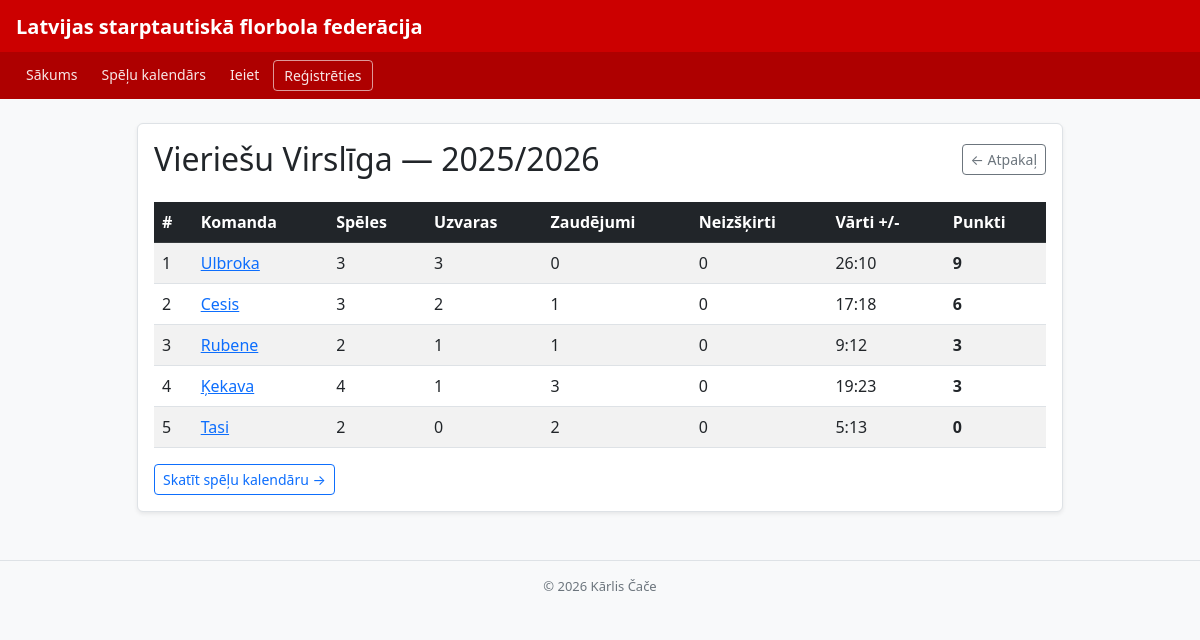
Page /tabula/1 on the earlier database version.
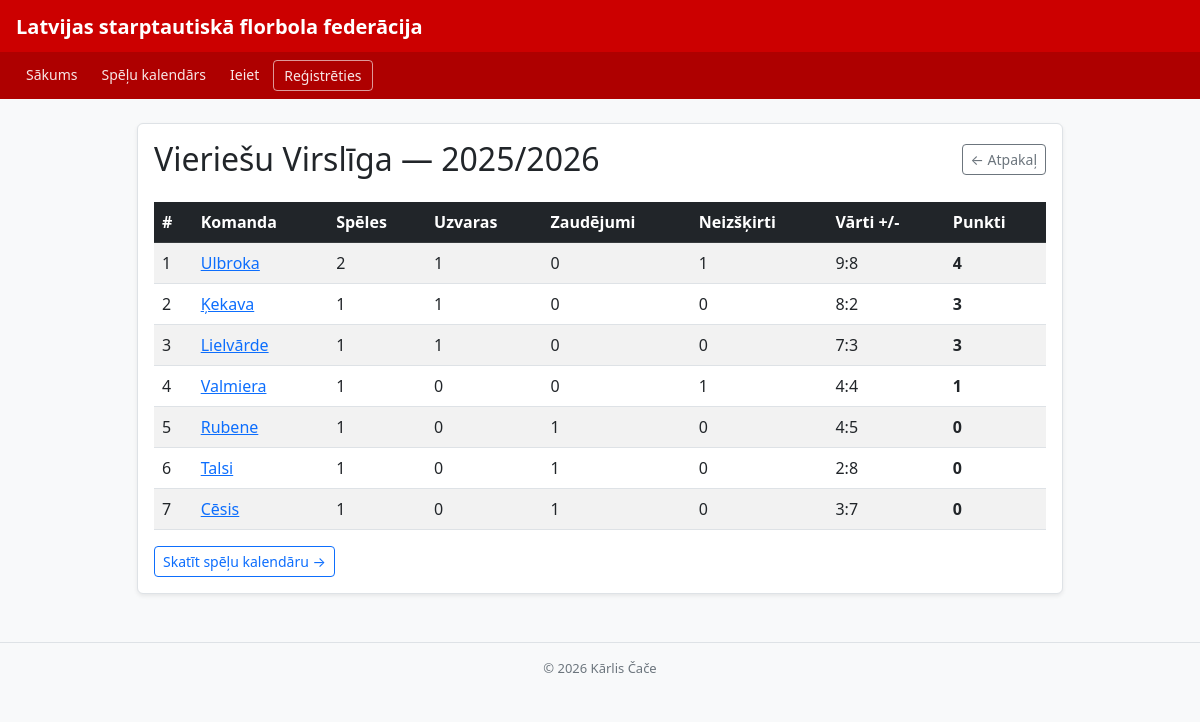
Same page on the later database version.
### tables this page shows
CREATE TABLE ligas (
            id        INTEGER PRIMARY KEY AUTOINCREMENT,
            nosaukums TEXT NOT NULL,
            sezona    TEXT NOT NULL
        );

CREATE TABLE komandas (
            id        INTEGER PRIMARY KEY AUTOINCREMENT,
            nosaukums TEXT NOT NULL,
            liga_id   INTEGER NOT NULL,
            FOREIGN KEY (liga_id) REFERENCES ligas(id)
        );

### app.py (the view)
@app.route("/tabula/<int:liga_id>")
def tabula(liga_id):
    conn = get_db()
    liga = conn.execute("SELECT * FROM ligas WHERE id = ?", (liga_id,)).fetchone()
    if not liga:
        conn.close()
        flash("Šāda līga neeksistē!", "error")
        return redirect(url_for("sakums"))
    komandas_raw = conn.execute(
        "SELECT * FROM komandas WHERE liga_id = ?", (liga_id,)
    ).fetchall()
    speles = conn.execute(
        "SELECT * FROM speles WHERE liga_id = ?", (liga_id,)
    ).fetchall()
    conn.close()
    stat = {}
    for k in komandas_raw:
        stat[k["id"]] = {
            "id": k["id"], "nosaukums": k["nosaukums"],
            "speles": 0, "uzvaras": 0, "zaudejumi": 0,
            "neizskirts": 0, "guti": 0, "ielaistie": 0, "punkti": 0
        }
    for s in speles:
        majas  = s["majas_komanda_id"]
        viesi  = s["viesi_komanda_id"]
        majas_goli = s["majas_varti"]
        viesi_goli = s["viesi_varti"]
        if majas in stat and viesi in stat:
            stat[majas]["speles"] += 1
            stat[viesi]["speles"] += 1
            stat[majas]["guti"]      += majas_goli
            stat[majas]["ielaistie"] += viesi_goli
            stat[viesi]["guti"]      += viesi_goli
            stat[viesi]["ielaistie"] += majas_goli
            if majas_goli > viesi_goli:
                stat[majas]["uzvaras"]  += 1
                stat[majas]["punkti"]   += 3
                stat[viesi]["zaudejumi"] += 1
            elif viesi_goli > majas_goli:
                stat[viesi]["uzvaras"]  += 1
                stat[viesi]["punkti"]   += 3
                stat[majas]["zaudejumi"] += 1
            else:
                stat[majas]["neizskirts"] += 1
                stat[viesi]["neizskirts"] += 1
                stat[majas]["punkti"] += 1
                stat[viesi]["punkti"] += 1
    top_komandas = sorted(stat.values(), key=lambda x: x["punkti"], reverse=True)
    return render_template("ligas.html", liga=liga, komandas=top_komandas)

### app.py (called while the page is built)
def get_db():
    conn = sqlite3.connect(fails, check_same_thread=False)
    conn.execute("PRAGMA foreign_keys = ON")
    conn.row_factory = sqlite3.Row
    return conn

### templates/ligas.html
{% extends "pamats.html" %}
{% block content %}
<div class="row justify-content-center mt-4">
    <div class="col-md-10">
        <div class="card shadow-sm">
            <div class="card-body">
                <div class="d-flex justify-content-between align-items-center mb-4">
                    <h2 class="mb-0">{{ liga.nosaukums }} &mdash; {{ liga.sezona }}</h2>
                    <a href="/" class="btn btn-outline-secondary btn-sm">&larr; Atpakaļ</a>
                </div>
                {% if komandas %}
                    <table class="table table-striped table-hover">
                        <thead class="table-dark">
                            <tr>
                                <th>#</th>
                                <th>Komanda</th>
                                <th>Spēles</th>
                                <th>Uzvaras</th>
                                <th>Zaudējumi</th>
                                <th>Neizšķirti</th>
                                <th>Vārti +/-</th>
                                <th>Punkti</th>
                            </tr>
                        </thead>
                        <tbody>
                            {% for k in komandas %}
                                <tr>
                                    <td>{{ loop.index }}</td>
                                    <td><a href="/komanda/{{ k.id }}">{{ k.nosaukums }}</a></td>
                                    <td>{{ k.speles }}</td>
                                    <td>{{ k.uzvaras }}</td>
                                    <td>{{ k.zaudejumi }}</td>
                                    <td>{{ k.neizskirts }}</td>
                                    <td>{{ k.guti }}:{{ k.ielaistie }}</td>
                                    <td><strong>{{ k.punkti }}</strong></td>
                                </tr>
                            {% endfor %}
                        </tbody>
                    </table>
                {% else %}
                    <p class="text-muted">Šajā līgā vēl nav komandu.</p>
                {% endif %}
                <div class="mt-3">
                    <a href="/speles/{{ liga.id }}" class="btn btn-outline-primary btn-sm">Skatīt spēļu kalendāru &rarr;</a>
                </div>
            </div>
        </div>
    </div>
</div>
{% endblock %}

### templates/pamats.html (shortened to what this page needs)
<!DOCTYPE html>
<head>
    <link href="https://cdn.jsdelivr.net/npm/bootstrap@5.3.0/dist/css/bootstrap.min.css" rel="stylesheet">
    </head>
<body>
<div class="galvene">
    <div class="galvene-virsraksts">Latvijas starptautiskā florbola federācija</div>
    <div class="nav-josla">
        <a href="/">Sākums</a>
        {% if session.get('liga_id') %}
        <a href="/speles/{{ session.get('liga_id') }}">Spēļu kalendārs</a>
        <a href="/tabula/{{ session.get('liga_id') }}">Mana līga</a>
        {% else %}
        <a href="/speles/1">Spēļu kalendārs</a>
        {% endif %}
        {% if session.get('lietotajs') %}
            {% if session.get('loma') == 'tiesnesis' %}
                <a href="/piev_speli">Pievienot spēli</a>
            {% endif %}
            <span class="nav-lietotajs">👤 {{ session['vards'] }}</span>
            <a href="/atslegties" class="nav-btn">Iziet</a>
        {% else %}
            <a href="/pieteikties">Ieiet</a>
            <a href="/registreties" class="nav-btn">Reģistrēties</a>
        {% endif %}
    </div>
</div>
<div class="container mt-4">
    {% block content %}{% endblock %}
</div>
<footer class="text-center mt-5 py-3 border-top">
    &copy; 2026 Kārlis Čače
</footer>
</body>
</html>

### templates/pamats.html (style rules this page uses)
body { background: #f8f9fa; }
.galvene { background: #cc0000; padding: 12px 0 0 0; }
.galvene-virsraksts { color: white; font-size: 20px; font-weight: 700; padding: 0 1rem 10px 1rem; }
.nav-josla { display: flex; flex-wrap: wrap; gap: 4px; padding: 8px 1rem; background: rgba(0,0,0,0.15); }
.nav-josla a { color: rgba(255,255,255,0.9); text-decoration: none; font-size: 14px; padding: 4px 10px; border-radius: 4px; transition: background .15s; }
.nav-josla .nav-btn { border: 1px solid rgba(255,255,255,0.6); }
.card { border: 1px solid #dee2e6; border-radius: 6px; }
footer { color: #6c757d; font-size: 13px; }

Differences in the rows shown:
computed for komandas "Ulbroka": speles "3" → "2"; uzvaras "3" → "1"; neizskirts "0" → "1"; guti "26" → "9"; ielaistie "10" → "8"; punkti "9" → "4"
shown differently, row unchanged: komandas "Ķekava": speles "4" → "1"; zaudejumi "3" → "0"; guti "19" → "8"; ielaistie "23" → "2"; moves up the list
now on this page (row edited): komandas: nosaukums "Lielvārde", speles "1", uzvaras "1", zaudejumi "0", neizskirts "0", guti "7", ielaistie "3", punkti "3"
now on this page (row edited): komandas: nosaukums "Valmiera", speles "1", uzvaras "0", zaudejumi "0", neizskirts "1", guti "4", ielaistie "4", punkti "1"
shown differently, row unchanged: komandas "Rubene": speles "2" → "1"; uzvaras "1" → "0"; guti "9" → "4"; ielaistie "12" → "5"; punkti "3" → "0"; moves down the list
changed komandas: nosaukums "Tasi" → "Talsi"; speles "2" → "1"; zaudejumi "2" → "1"; guti "5" → "2"; ielaistie "13" → "8"; moves up the list
changed komandas: nosaukums "Cesis" → "Cēsis"; speles "3" → "1"; uzvaras "2" → "0"; guti "17" → "3"; ielaistie "18" → "7"; punkti "6" → "0"
